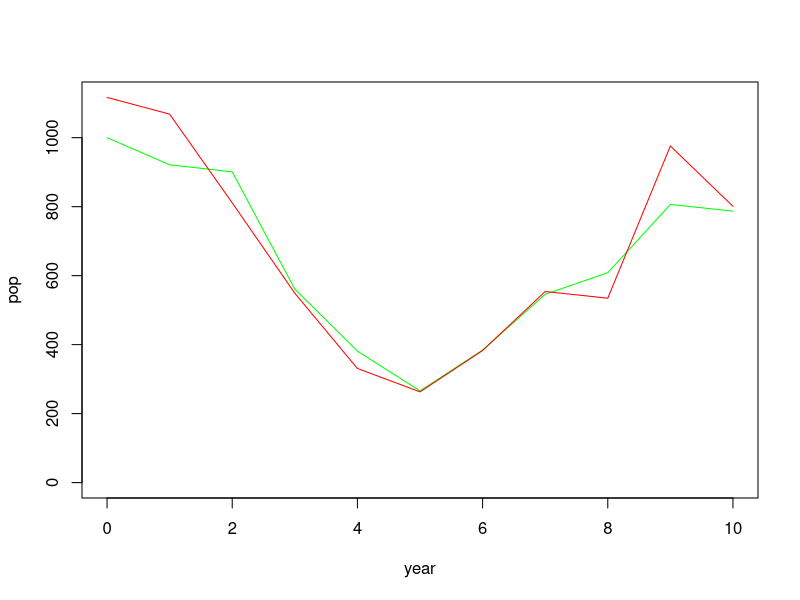
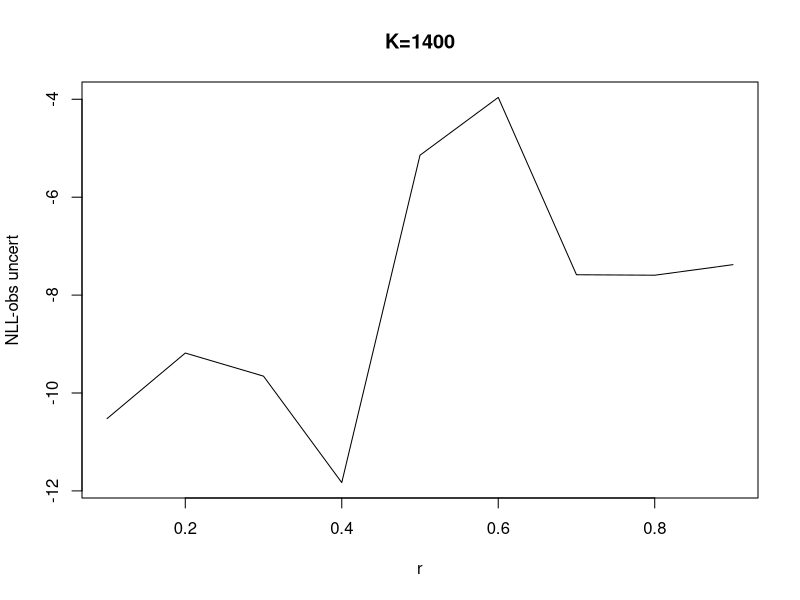
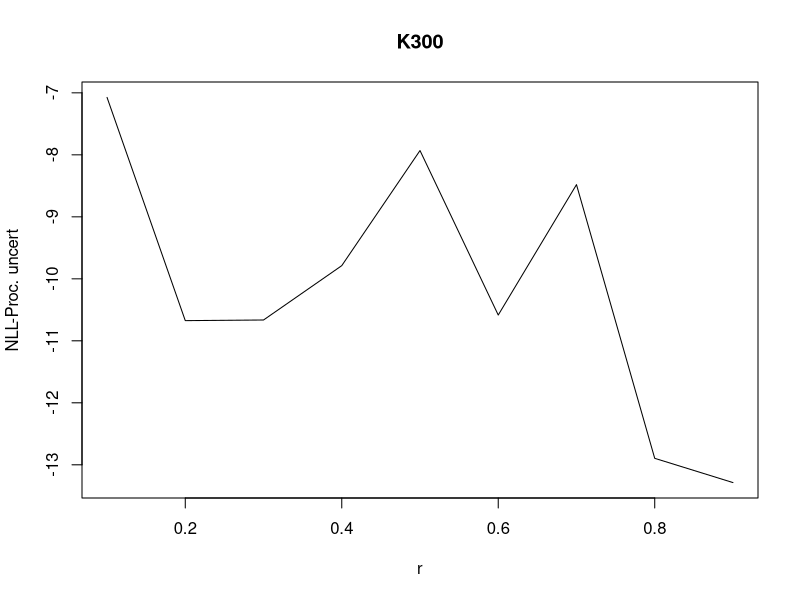
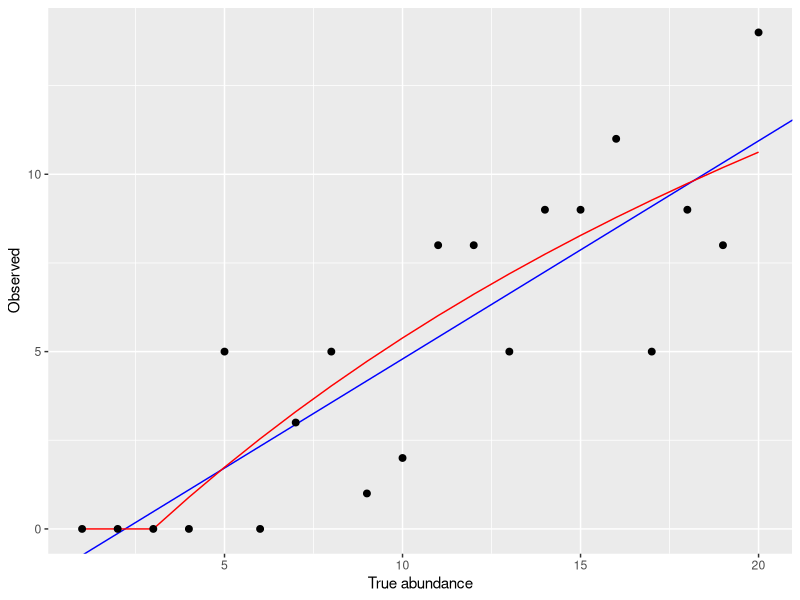

The R script that drew these images, in order: (Note: this script raises an error after producing the figures.)
## ---- chunk 1
knitr::opts_chunk$set(echo = TRUE)
library(tidyverse)
## ---- chunk 2

##### Define params:
r=0.5
K=1000
sigW=0.1 # process uncert
sigV=0.1 # observation uncert
ct=0.5
fshYrs<-c(3,4,5)


mcMod<-data.frame(t=0:10,
                  rlPop=c(K,rep(NA,10)))

logPOU<-function(df){
  
  df$Zw<-rnorm(11,mean=0,sd=1)
  for(i in 2:11){
    
    C=ifelse(df$t[i] %in% fshYrs,ct,0) # fishing just during the years defined
    sW<-exp(df$Zw[i]*sigW-(sigW^2)/2)
    
    df$rlPop[i]<-sW*(df$rlPop[i-1]+r*df$rlPop[i-1]*(1-(df$rlPop[i-1]/K))-(C*df$rlPop[i-1]))
    
  }
  
  df<-df %>%
    mutate(Zv=rnorm(11,mean=0,sd=1))%>%
    mutate(obsPop=rlPop*exp(Zv*sigV-(sigV^2)/2))
 return(df) 
}

modDF<-logPOU(mcMod)

plot(rlPop~t,data=modDF,type="l",col="green",xlab="year",ylab="pop",ylim=c(0,max(c(rlPop,obsPop))))
lines(obsPop~t,data=modDF, col="red")
## ---- chunk 3

rs=seq(0.1,0.9,by=0.1)
Ks=seq(300,1500,by=100)

nllDF<-modDF%>%
  select(t,obsPop)

rsNA<-data.frame(Nr1=rep(NA,nrow(nllDF)),
                 Nr2=rep(NA,nrow(nllDF)),
                 Nr3=rep(NA,nrow(nllDF)),
                 Nr4=rep(NA,nrow(nllDF)),
                 Nr5=rep(NA,nrow(nllDF)),
                 Nr6=rep(NA,nrow(nllDF)),
                 Nr7=rep(NA,nrow(nllDF)),
                 Nr8=rep(NA,nrow(nllDF)),
                 Nr9=rep(NA,nrow(nllDF)))

nrDF<-cbind(nllDF,rsNA)

### logistic model function

logModLoop<-function(df,rw,ri,Ki){
       
  C=ifelse(df[rw,1] %in% fshYrs,ct,0) # fishing just during the years defined

  determ<-(df[rw-1,2]+ri*df[rw-1,2]*(1-(df[rw-1,2]/Ki))-(C*df[rw-1,2]))
  return(determ)
}

#########
determ<-function(rSeq,kSeq){
  
  detArr<-array(numeric(),c(nrow(nllDF),length(rs)+2,length(Ks)))
  
  for(j in 1:length(Ks)){
    
    inptMx<-as.matrix(nrDF)
    
    for(i in 1:length(rs)){

      # K<<-Ks[j]
      # r<<-rs[i]
      inptMx[2:nrow(nrDF),i+2]<-sapply(2:11,function(x) logModLoop(df=nrDF,rw=x,ri=rs[i],Ki=Ks[j]))

    }
    #print(inptMx)
    detArr[,,j]<-inptMx
  }
return(detArr)
}

detArr<-determ(rs,Ks)

## ---- chunk 4
devFun<-function(uncert){
  devArr<-array(numeric(),c(nrow(nllDF),length(rs)+2,length(Ks)))

  for(j in 1:length(Ks)){
    dev<-data.frame(t=0:10,
                    space=NA,
                    Dr1=NA,
                    Dr2=NA,
                    Dr3=NA,
                    Dr4=NA,
                    Dr5=NA,
                    Dr6=NA,
                    Dr7=NA,
                    Dr8=NA,
                    Dr9=NA)
    devMat<-as.matrix(dev)
    
  for(i in 1:length(rs)){
    devMat[2:nrow(nrDF),i+2]<-rnorm(10)*uncert
    
  }
      devArr[,,j]<-devMat
  }
return(devArr)
}

devArr<-devFun(sigV)
## ---- chunk 5
nllTFun<-function(uncert){
  nllTArr<-array(numeric(),c(10,length(rs),length(Ks)))

  for(j in 1:length(Ks)){
    ntd<-data.frame(Dr1=rep(NA,10),
                    Dr2=NA,
                    Dr3=NA,
                    Dr4=NA,
                    Dr5=NA,
                    Dr6=NA,
                    Dr7=NA,
                    Dr8=NA,
                    Dr9=NA)
    nllMat<-as.matrix(ntd)
    
  for(i in 1:length(rs)){
    nllMat[,i]<-sapply(1:10,function(x) log(uncert)+(1/2)*log(2*pi)+(devArr[x+1,i+2,j]^2/(2*uncert^2)))
    
  }
    #print(nllMat)
      nllTArr[,,j]<-nllMat
  }
return(nllTArr)
}

nllArr<-nllTFun(sigV)
## ---- chunk 6
nllDF2<-data.frame(r=rs,
                  k1=NA,
                  k2=NA,
                  k3=NA,
                  k4=NA,
                  k5=NA,
                  k6=NA,
                  k7=NA,
                  k8=NA,
                  k9=NA,
                  k10=NA,
                  k11=NA,
                  k12=NA,
                  k13=NA)
colnames(nllDF2)<-c("r",sapply(Ks,function(x) paste("K",x,sep="")))

for(i in 1:length(Ks)){
  nllDF2[,i+1]<-apply(nllArr[,,i],2, sum)
}

minDims<-which(nllDF2==min(nllDF2),arr.ind=T)

nll_r=nllDF2[minDims[1],1]
nll_k=colnames(nllDF2)[13]

plot(K1400~r,data=nllDF2,type="l",main="K=1400",ylab="NLL-obs uncert")
## ---- chunk 7

nllDF<-modDF%>%
  select(t,obsPop)

rsNA<-data.frame(Nr1=rep(NA,nrow(nllDF)),
                 Nr2=rep(NA,nrow(nllDF)),
                 Nr3=rep(NA,nrow(nllDF)),
                 Nr4=rep(NA,nrow(nllDF)),
                 Nr5=rep(NA,nrow(nllDF)),
                 Nr6=rep(NA,nrow(nllDF)),
                 Nr7=rep(NA,nrow(nllDF)),
                 Nr8=rep(NA,nrow(nllDF)),
                 Nr9=rep(NA,nrow(nllDF)))

nrDF<-cbind(nllDF,rsNA)

### logistic model function

logModLoopPU<-function(df,rw,ri,Ki){
  
  C=ifelse(df[rw,1] %in% fshYrs,ct,0) # fishing just during the years defined
  df$Zw<-rnorm(nrow(df))
  sW<-exp(df$Zw[rw]*sigW-(sigW^2)/2)

  determ<-sW*(df[rw-1,2]+ri*df[rw-1,2]*(1-(df[rw-1,2]/Ki))-(C*df[rw-1,2]))
  return(determ)
}

#########
determPU<-function(rSeq,kSeq){
  
  detArr<-array(numeric(),c(nrow(nllDF),length(rs)+2,length(Ks)))
  
  for(j in 1:length(Ks)){
    
    inptMx<-as.matrix(nrDF)
    
    for(i in 1:length(rs)){

      # K<<-Ks[j]
      # r<<-rs[i]
      inptMx[2:nrow(nrDF),i+2]<-sapply(2:11,function(x) logModLoopPU(df=nrDF,rw=x,ri=rs[i],Ki=Ks[j]))

    }
    #print(inptMx)
    detArr[,,j]<-inptMx
  }
return(detArr)
}

detArrPU<-determPU(rs,Ks)

## ---- chunk 8

devArrPU<-devFun(sigW)
## ---- chunk 9


nllArrPU<-nllTFun(sigW)
## ---- chunk 10
nllDF3<-data.frame(r=rs,
                  k1=NA,
                  k2=NA,
                  k3=NA,
                  k4=NA,
                  k5=NA,
                  k6=NA,
                  k7=NA,
                  k8=NA,
                  k9=NA,
                  k10=NA,
                  k11=NA,
                  k12=NA,
                  k13=NA)
colnames(nllDF3)<-c("r",sapply(Ks,function(x) paste("K",x,sep="")))

for(i in 1:length(Ks)){
  nllDF3[,i+1]<-apply(nllArrPU[,,i],2, sum)
}

minDims<-which(nllDF3==min(nllDF3),arr.ind=T)

nll_rPU=nllDF3[minDims[1],1]
nll_kPU=colnames(nllDF3)[13]

plot(nllDF3[,minDims[2]]~nllDF3$r,data=nllDF3,type="l",main=colnames(nllDF3)[minDims[2]],ylab="NLL-Proc. uncert",xlab="r")
## ---- chunk 11

q=1.0
r=0.03
p=-3
D=1

# schnt<-data.frame(D=1:20) %>%
#   mutate(index=ifelse((p+q*D)/(1+r*D)>=0,(p+q*D)/(1+r*D),0)) %>%
#   mutate(obs=sapply(.$index,function(x) x+rpois(1,1))) # CO thinks that the pseudocode was wrong and instead of adding uncertainty with the poisson, we should be using the poisson distribtuion to make the data

df <- data.frame(D = 1:20) %>%
  rowwise() %>%
  mutate(I_det = max(0, (p + q * D) / (1 + r * D))) %>%
  ungroup() %>%
  mutate(obs = rpois(n(), I_det))

trueMod<-lm(obs~D,data=df)

# plot(obs~D,data=df)
# lines(D~D,data=df)
# abline(lty=2)

obs_plot <- ggplot(df, aes(x = D, y = obs)) +
  #ggtheme_plot() +
  geom_abline(intercept = trueMod$coefficients[1], slope = trueMod$coefficients[2], color = 'blue') +
  geom_line(aes(y = I_det), color = 'red') +
  geom_point(size = 2) +
  labs(x = 'True abundance',
       y = 'Observed')

obs_plot
## ---- chunk 12
sigPoi=0.6

schntD<-schnt%>%
  mutate(Z=rnorm(n=nrow(schnt),mean=0,sd=1))%>%
  mutate(dD=Z*sigPoi)%>%
  mutate(nll=log(sigPoi)+(1/2)*log(2*pi)+(dD^2)/(2*sigPoi^2))

schntA<-data.frame(D=1:20) %>%
  mutate(index=ifelse((q*D)>=0,(q*D),0)) %>%
  mutate(obs=sapply(.$index,function(x) x+rpois(1,1)))%>%
  mutate(Z=rnorm(n=nrow(schnt),mean=0,sd=1))%>%
  mutate(dD=Z*sigPoi)%>%
  mutate(nll=log(sigPoi)+(1/2)*log(2*pi)+(dD^2)/(2*sigPoi^2))

schntB<-data.frame(D=1:20) %>%
  mutate(index=ifelse((p+q*D)/(1+D)>=0,(p+q*D)/(1+D),0)) %>%
  mutate(obs=sapply(.$index,function(x) x+rpois(1,1)))%>%
  mutate(Z=rnorm(n=nrow(schnt),mean=0,sd=1))%>%
  mutate(dD=Z*sigPoi)%>%
  mutate(nll=log(sigPoi)+(1/2)*log(2*pi)+(dD^2)/(2*sigPoi^2))

schntC<-data.frame(D=1:20) %>%
  mutate(index=ifelse(((q*D)/(1+r*D))>=0,(q*D)/(1+r*D),0)) %>%
  mutate(obs=sapply(.$index,function(x) x+rpois(1,1)))%>%
  mutate(Z=rnorm(n=nrow(schnt),mean=0,sd=1))%>%
  mutate(dD=Z*sigPoi)%>%
  mutate(nll=log(sigPoi)+(1/2)*log(2*pi)+(dD^2)/(2*sigPoi^2))

nllComp<-data.frame(model=c("A","B","C","D"),
                  sumNLL=c(sum(schntA$nll),sum(schntB$nll),sum(schntC$nll),sum(schntD$nll)))
